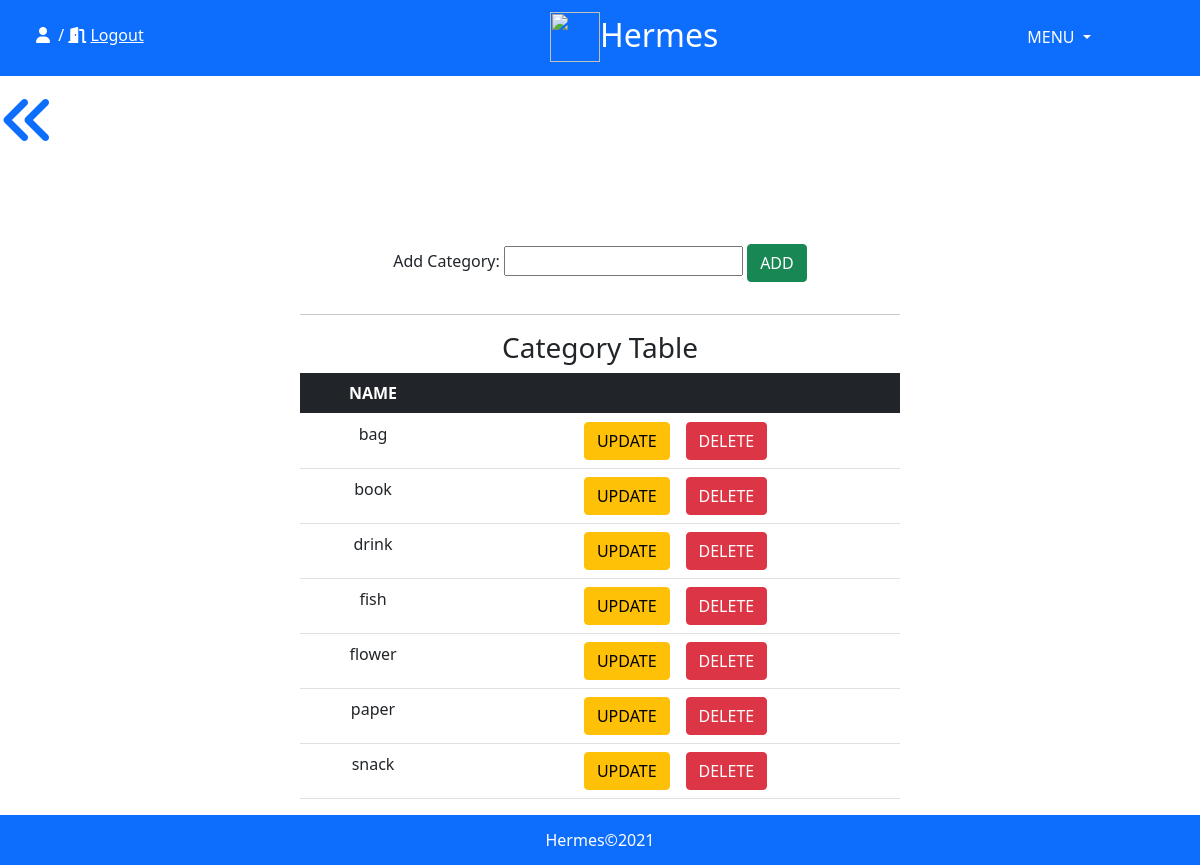
/categories.php, run on the app's committed database.
### tables this page shows
CREATE TABLE `categories` (
  `category_id` int(11) NOT NULL,
  `category_name` varchar(50) NOT NULL
);

### classes/config.php (called while the page is built, shortened)
<?php
class config{
    private $servername='localhost';
    private $username='root';
    private $password='root';
    private $db_name='hermes';
    public function __construct()
    {
        $this->conn= new mysqli($this->servername,$this->username,$this->password,$this->db_name);
        return $this->conn;
    }
}
?>

### datafiles.php (called while the page is built, shortened)
<?php
include 'classes/person.php';
$personObj= new person;
?>

### classes/person.php (called while the page is built, shortened)
<?php
include 'config.php';
class  person extends config{
    public function displayCateTable(){
        $sql="SELECT * FROM categories ORDER BY `category_name`";
        $result=$this->conn->query($sql);
        $rows=array();
        if($result->num_rows>0){
            while($displayCate=$result->fetch_assoc()){
                array_push($rows,$displayCate);
            }
            return $rows;
        }else{
            return false;
        }
    }
 }
?>

### categories.php (the view, shortened to what this page needs)
<?php
    include 'datafiles.php';
?>
<!doctype html>
<html lang="en">
  <head>
    <link rel="stylesheet" href="https://cdn.jsdelivr.net/npm/bootstrap@5.0.2/dist/css/bootstrap.min.css">
  </head>
  <body>
      <header><?php include 'header.php';?></header>
      <a href="adminDashboard.php"><i class="fas fa-angle-double-left display-4 mt-3"></i></a>
      <main>
        <div class="conutainer-fluid">
            <form action="" method="POST">
                <div class="form-group pt-5 pb-3 text-center">
                    <label for="">Add Category:</label>
                    <input type="text" name="category_name" class="form-group">
                    <input type="submit" name="add_category" value="ADD" class="btn btn-success">
                </div>
            </form>
            <hr class="w-50 mx-auto">
                <h3 class="text-center">Category Table</h3>
                <table class="table table-hover w-50 mx-auto">
                    <thead class=" table-dark">
                        <th class="text-center">NAME</th>
                        <th colspan="2"></th>
                    </thead>
                    <tbody>
                        <?php
                            $displayCate=$personObj->displayCateTable();
                            if($displayCate==false){
                        ?>
                            <td colspan="4" class="text-danger">No Record Found</td>
                        <?php
                            }else{
                                foreach($displayCate as $Cate){
                        ?>
                        <tr class="">
                            <td class="text-center"><?php echo $Cate['category_name'];?></td>
                            <td class="text-end"><a href="update_category.php?category_id=<?php echo $Cate['category_id'];?>" class="btn btn-warning">UPDATE</a></td>
                            <td>
                                <button type="button" class="btn btn-danger" data-bs-toggle="modal" data-bs-target="#modal<?php echo $Cate['category_id'];?>_category">
                                    DELETE
                                </button>
                            </td>
                        </tr>
                        <?php
                                }
                            }
                        ?>
                    </tbody>
                </table>
        </div>
      </main>
      <footer><?php include 'footer.php';?></footer>
  </body>
</html>

### data on the page
categories: category_name "bag"
categories: category_name "book"
categories: category_name "drink"
categories: category_name "fish"
categories: category_name "flower"
categories: category_name "paper"
categories: category_name "snack"
